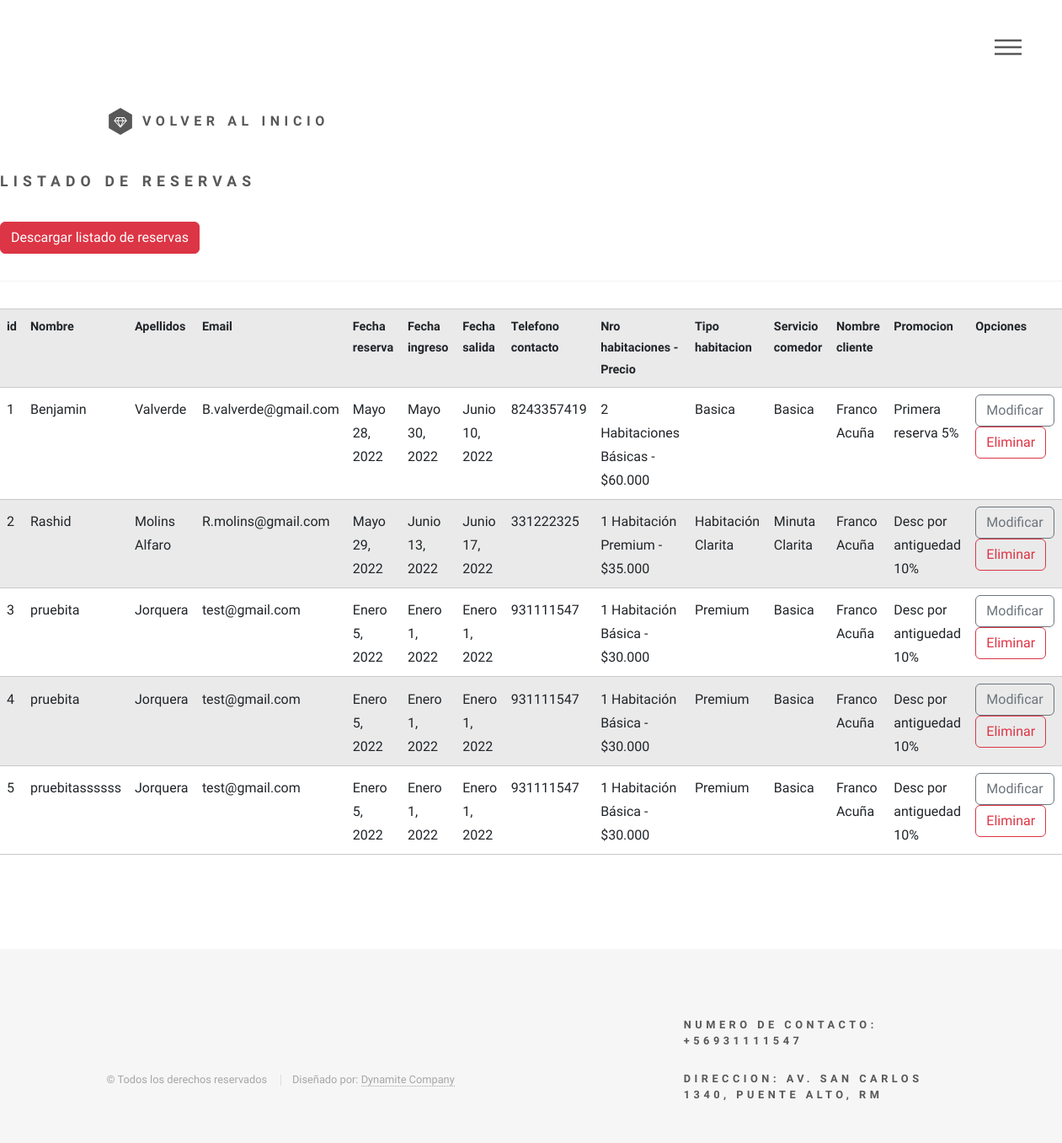
The page /listar-reservas/ on the database its author committed.
### app/models.py (models this page shows, shortened)
class Reserva(models.Model):
    id_reserva = models.AutoField(primary_key=True)
    nombre = models.CharField(max_length=20)
    apellidos = models.CharField(max_length=40)
    fecha_reserva = models.DateField()
    email = models.CharField(max_length=40)
    fecha_ingreso = models.DateField()
    fecha_salida = models.DateField()
    telefono_contacto = models.CharField(max_length=15)
    precio_nro_habi = models.ForeignKey(HabitacionPrecio, models.PROTECT)
    tipo_habitacion = models.ForeignKey(TipoHabitacion, models.PROTECT)
    servicio_comedor = models.ForeignKey(Minuta, models.PROTECT)
    cliente_rut = models.ForeignKey(Cliente, models.PROTECT)
    id_promocion = models.ForeignKey(Promociones, models.PROTECT)
    class Meta:
        verbose_name = "Reserva"
        verbose_name_plural = "Reservas"

class HabitacionPrecio(models.Model):
    id = models.AutoField(primary_key=True)
    numero_habi = models.CharField(max_length=50)
    precio = models.CharField(max_length=20)
    class Meta:
        verbose_name = "Nro habitaciones - Precio"
        verbose_name_plural = "Nro habitaciones - Precio"
    def __str__(self) :
        return self.numero_habi + ' - ' + self.precio

class TipoHabitacion(models.Model):
    id_tipo_habitacion = models.AutoField(primary_key=True)
    nombre_tipo = models.CharField(max_length=20)
    descripcion = models.CharField(max_length=100)
    capacidad = models.IntegerField()
    precio = models.IntegerField()
    class Meta:
        verbose_name = "Tipo Habitacion"
        verbose_name_plural = "Tipo Habitaciones"
    def __str__(self) :
        return self.nombre_tipo

class Minuta(models.Model):
    id_minuta = models.AutoField(primary_key=True)
    tipo_servicio = models.CharField(max_length=50)
    tipo_desayuno = models.CharField(max_length=50)
    tipo_almuerzo = models.CharField(max_length=50)
    tipo_once = models.CharField(max_length=50)
    tipo_cena = models.CharField(max_length=50)
    class Meta:
        verbose_name = "Minuta"
        verbose_name_plural = "Minuta"
    def __str__(self) :
        return self.tipo_servicio

class Cliente(models.Model):
    id_cliente = models.AutoField(primary_key=True)
    rut = models.CharField(max_length=20)
    nombre = models.CharField(max_length=20)
    apellidos = models.CharField(max_length=40)
    direccion = models.CharField(max_length=35)
    telefono = models.CharField(max_length=15)
    email = models.CharField(max_length=40)
    nombre_empresa = models.CharField(max_length=30)
    rut_empresa = models.CharField(max_length=40)
    direccion_empresa = models.CharField(max_length=40)
    administrador_id_admin = models.ForeignKey(Administrador, on_delete=models.PROTECT)
    class Meta:
        verbose_name = "Cliente"
        verbose_name_plural = "Clientes"
    def __str__(self) :
        return self.nombre + '  ' + self.apellidos

class Promociones(models.Model):
    id_promociones = models.AutoField(primary_key=True)
    tipo_promocion = models.CharField(max_length=50)
    desc_promocion = models.CharField(max_length=20)
    descripcion = models.CharField(max_length=100)
    class Meta:
        verbose_name = "Promocion"
        verbose_name_plural = "Promociones"
    def __str__(self) :
        return self.tipo_promocion + '  ' + self.desc_promocion

### app/views.py (the view)
# urls.py: path('listar-reservas/', listar_reservas, name="listar_reservas"),
def listar_reservas(request):
    reservas = Reserva.objects.all()
    data = {
        'reservas': reservas
    }
    return render(request, 'app/reserva/listar.html', data)

### app/templates/app/reserva/listar.html
{% extends 'app/base.html' %}
{% block contenido1 %}
	<a href="{% url 'home' %}" class="logo">
		<span class="symbol"><img src="../media/logo.svg" alt="" /></span><span
			class="title">Volver al Inicio</span>
	</a>
{% endblock %}
{% block contenido %}
        <h2>Listado de reservas</h2>
        <a href="{% url 'reserva_pdf' %}" class="btn btn-danger">Descargar listado de reservas</a>
        <hr>
        <table class="table table-striped table-hover table-responsive-sm">
            <tr>
                <th>id</th>
                <th>Nombre</th>
                <th>Apellidos</th>
                <th>Email</th>
                <th>Fecha reserva</th>
                <th>Fecha ingreso</th>
                <th>Fecha salida</th>
                <th>Telefono contacto</th>
                <th>Nro habitaciones - Precio</th>
                <th>Tipo habitacion</th>
                <th>Servicio comedor</th>
                <th>Nombre cliente</th>
                <th>Promocion</th>
                <th>Opciones</th>
            </tr>
            {% for r in reservas %}
            <tr>
                <td>{{ r.id_reserva }}</td>
                <td>{{ r.nombre }}</td>
                <td>{{ r.apellidos }}</td>
                <td>{{ r.email }}</td>
                <td>{{ r.fecha_reserva }}</td>
                <td>{{ r.fecha_ingreso }}</td>
                <td>{{ r.fecha_salida }}</td>
                <td>{{ r.telefono_contacto }}</td>
                <td>{{ r.precio_nro_habi }}</td>
                <td>{{ r.tipo_habitacion }}</td>
                <td>{{ r.servicio_comedor }}</td>
                <td>{{ r.cliente_rut }}</td>
                <td>{{ r.id_promocion }}</td>
                <td>
                    <a href="{% url 'modificar_reserva' r.id_reserva %}" class="btn btn-outline-secondary">Modificar</a>
                    <a href="{% url 'eliminar_reserva' r.id_reserva %}" class="btn btn-outline-danger">Eliminar</a>
                </td>
            </tr>
            {% endfor %}
        </table>
{% endblock %}

### app/static/assets/css/main.css (style rules this page uses)
html, body, div, span, applet, object, iframe, h1, h2, h3, h4, h5, h6, p, blockquote, pre, a, abbr, acronym, address, big, cite, code, del, dfn, em, img, ins, kbd, q, s, samp, small, strike, strong, sub, sup, tt, var, b, u, i, center, dl, dt, dd, ol, ul, li, fieldset, form, label, legend, table, caption, tbody, tfoot, thead, tr, th, td, article, aside, canvas, details, embed, figure, figcaption, footer, header, hgroup, menu, nav, output, ruby, section, summary, time, mark, audio, video { margin: 0; padding: 0; border: 0; font-size: 100%; font: inherit; vertical-align: baseline; }
body { line-height: 1; }
table { border-collapse: collapse; border-spacing: 0; }
body { -webkit-text-size-adjust: none; }
body { -ms-overflow-style: scrollbar; }
html { box-sizing: border-box; }
*, *:before, *:after { box-sizing: inherit; }
body { background: #ffffff; }
body, input, select, textarea { color: #585858; font-family: "Source Sans Pro", Helvetica, sans-serif; font-size: 16pt; font-weight: 300; line-height: 1.75; }
@media screen and (max-width: 1680px) { body, input, select, textarea { font-size: 14pt; } }
@media screen and (max-width: 1280px) { body, input, select, textarea { font-size: 12pt; } }
a { -moz-transition: border-bottom-color 0.2s ease, color 0.2s ease; -webkit-transition: border-bottom-color 0.2s ease, color 0.2s ease; -ms-transition: border-bottom-color 0.2s ease, color 0.2s ease; transition: border-bottom-color 0.2s ease, color 0.2s ease; text-decoration: none; color: #585858; border-bottom: dotted 1px rgba(88, 88, 88, 0.5); }
h2, h3, h4, h5, h6 { font-weight: 900; line-height: 1.5; margin: 0 0 2em 0; text-transform: uppercase; letter-spacing: 0.35em; }
h2 { font-size: 1.1em; }
hr { border: 0; border-bottom: solid 1px #c9c9c9; margin: 2em 0; }
table { margin: 0 0 2em 0; width: 100%; }
table tbody tr { border: solid 1px #c9c9c9; border-left: 0; border-right: 0; }
table tbody tr:nth-child(2n + 1) { background-color: rgba(144, 144, 144, 0.075); }
table td { padding: 0.75em 0.75em; }
table th { font-size: 0.9em; font-weight: 900; padding: 0 0.75em 0.75em 0.75em; text-align: left; }
#header .logo { display: block; border-bottom: 0; color: inherit; font-weight: 900; letter-spacing: 0.35em; margin: 0 0 2.5em 0; text-decoration: none; text-transform: uppercase; display: inline-block; }
#header .logo > * { display: inline-block; vertical-align: middle; }
#header .logo .symbol { margin-right: 0.65em; }
#header .logo .symbol img { display: block; width: 2em; height: 2em; }

### rows shown on the page
Reserva: id_reserva "1", nombre "Benjamin", apellidos "Valverde", email "B.valverde@gmail.com", fecha_reserva "Mayo 28, 2022", fecha_ingreso "Mayo 30, 2022", fecha_salida "Junio 10, 2022", telefono_contacto "8243357419", precio_nro_habi "2 Habitaciones Básicas - $60.000", tipo_habitacion "Basica", servicio_comedor "Basica", cliente_rut "Franco Acuña", id_promocion "Primera reserva 5%"
Reserva: id_reserva "2", nombre "Rashid", apellidos "Molins Alfaro", email "R.molins@gmail.com", fecha_reserva "Mayo 29, 2022", fecha_ingreso "Junio 13, 2022", fecha_salida "Junio 17, 2022", telefono_contacto "331222325", precio_nro_habi "1 Habitación Premium - $35.000", tipo_habitacion "Habitación Clarita", servicio_comedor "Minuta Clarita", cliente_rut "Franco Acuña", id_promocion "Desc por antiguedad 10%"
Reserva: id_reserva "3", nombre "pruebita", apellidos "Jorquera", email "test@gmail.com", fecha_reserva "Enero 5, 2022", fecha_ingreso "Enero 1, 2022", fecha_salida "Enero 1, 2022", telefono_contacto "931111547", precio_nro_habi "1 Habitación Básica - $30.000", tipo_habitacion "Premium", servicio_comedor "Basica", cliente_rut "Franco Acuña", id_promocion "Desc por antiguedad 10%"
Reserva: id_reserva "4", nombre "pruebita", apellidos "Jorquera", email "test@gmail.com", fecha_reserva "Enero 5, 2022", fecha_ingreso "Enero 1, 2022", fecha_salida "Enero 1, 2022", telefono_contacto "931111547", precio_nro_habi "1 Habitación Básica - $30.000", tipo_habitacion "Premium", servicio_comedor "Basica", cliente_rut "Franco Acuña", id_promocion "Desc por antiguedad 10%"
Reserva: id_reserva "5", nombre "pruebitassssss", apellidos "Jorquera", email "test@gmail.com", fecha_reserva "Enero 5, 2022", fecha_ingreso "Enero 1, 2022", fecha_salida "Enero 1, 2022", telefono_contacto "931111547", precio_nro_habi "1 Habitación Básica - $30.000", tipo_habitacion "Premium", servicio_comedor "Basica", cliente_rut "Franco Acuña", id_promocion "Desc por antiguedad 10%"
